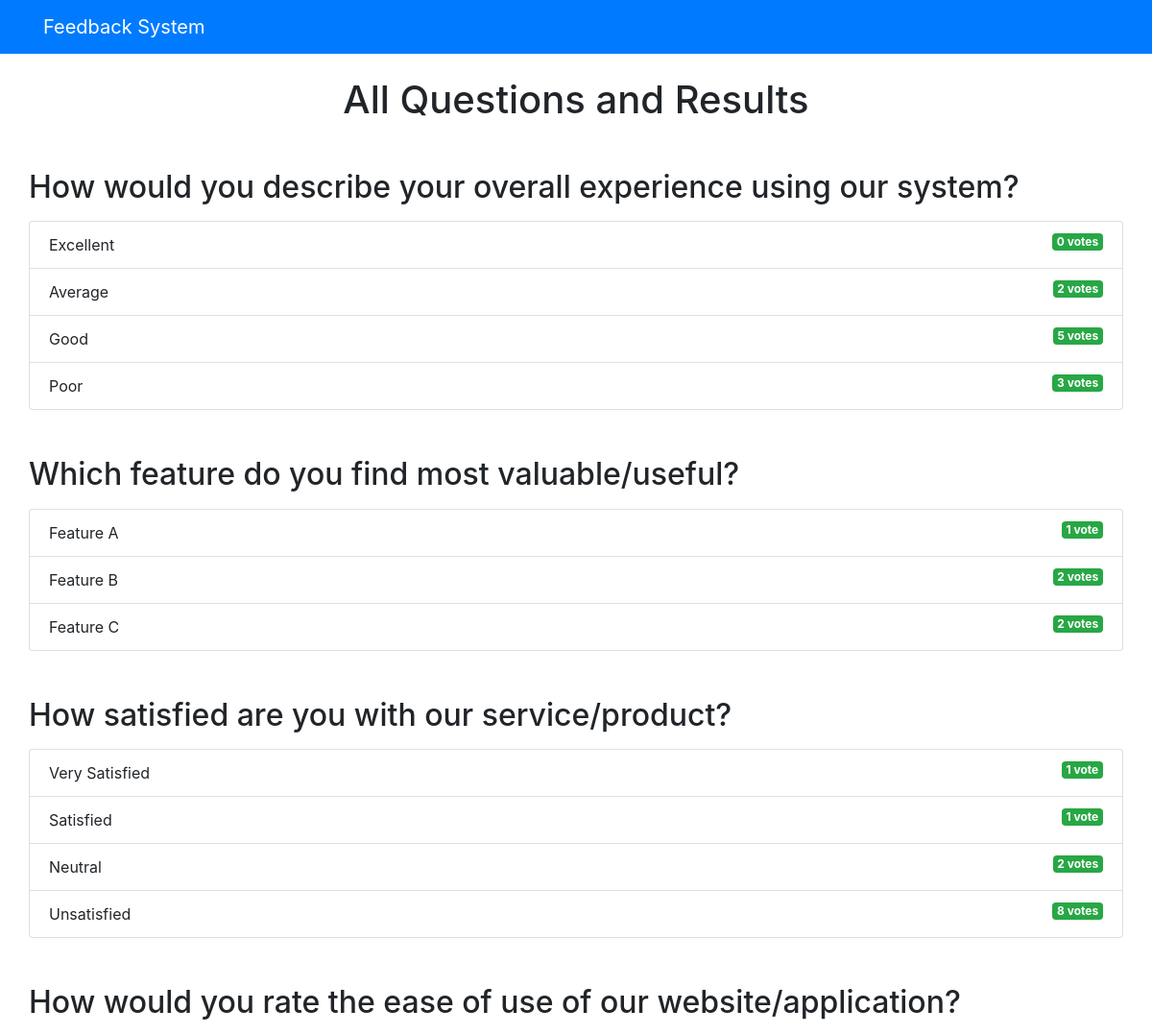
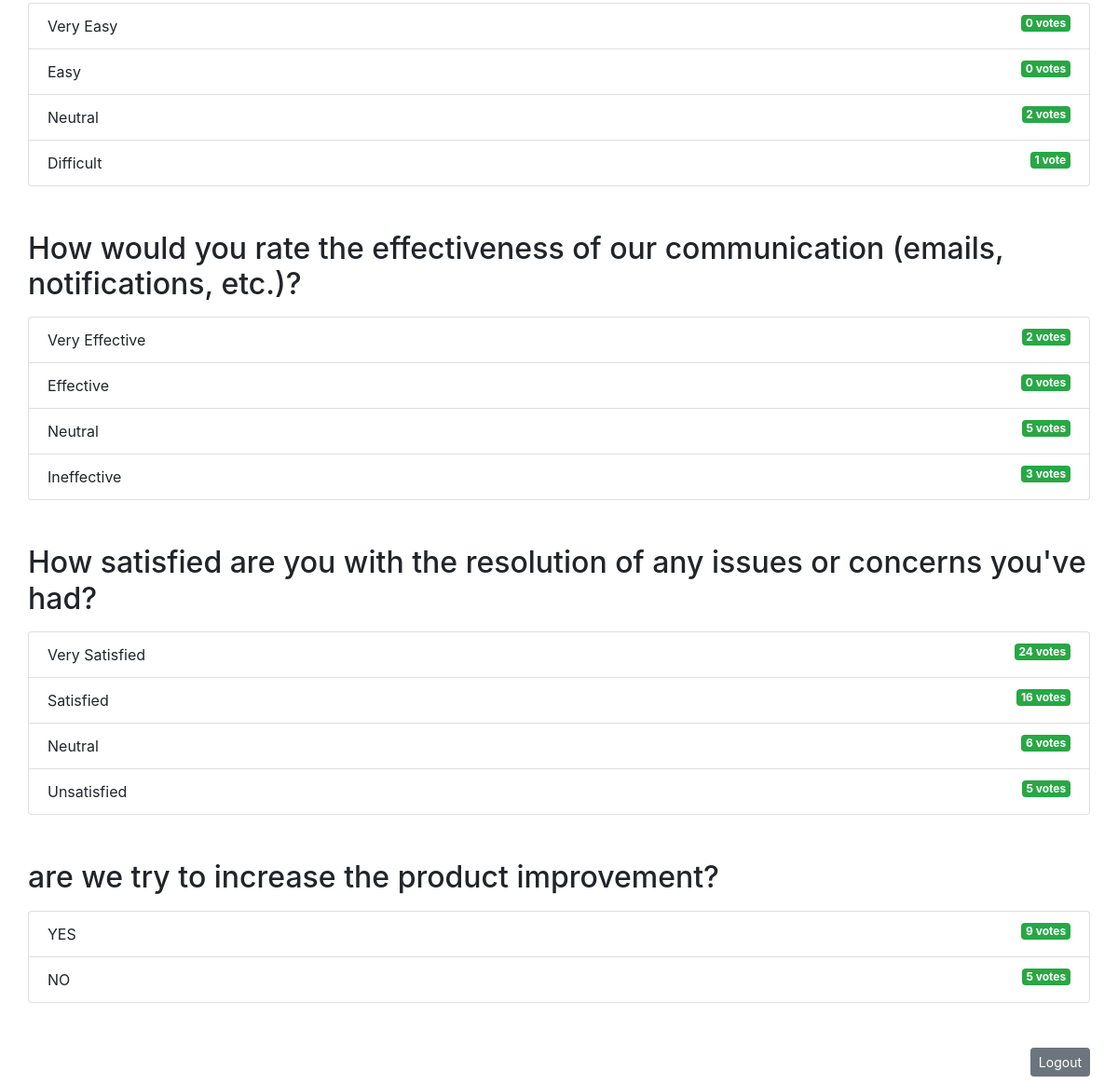
Screenshot of /polls/result/ with the database file from the repository (2 pictures, top to bottom).
### polls/models.py (models this page shows, shortened)
class Question(models.Model):
    question_text = models.CharField(max_length=200)
    pub_date = models.DateTimeField('Date published')

class Choice(models.Model):
    question = models.ForeignKey(Question, on_delete=models.CASCADE)
    choice_text = models.CharField(max_length=200)
    votes = models.IntegerField(default=0)

### polls/views.py (the view)
# urls.py: path('result/', views.result, name='result'),
def result(request):
    all_questions = Question.objects.all()
    return render(request, 'polls/result.html', {'all_questions': all_questions})

### templates/polls/result.html
{% extends 'base.html' %}
{% block content %}
    <h1 class="mb-5 text-center">All Questions and Results</h1>
    {% for question in all_questions %}
        <h2 class="mb-3">{{ question.question_text }}</h2>
        <ul class="list-group mb-5">
            {% for choice in question.choice_set.all %}
                <li class="list-group-item">
                    {{ choice.choice_text }}
                    <span class="badge badge-success float-right">{{ choice.votes }} vote{{ choice.votes | pluralize }}</span>
                </li>
            {% endfor %}
        </ul>
    {% endfor %}
    <a href="{% url 'polls:logout' %}" class="btn btn-secondary btn-sm float-right mb-2">Logout</a>
{% endblock %}

### templates/base.html (shortened to what this page needs)
<!DOCTYPE html>
<html lang="en">
<head>
    <link rel="stylesheet" href="https://stackpath.bootstrapcdn.com/bootstrap/4.4.1/css/bootstrap.min.css"
>
</head>
<body>
    {% include 'partials/_navbar.html'%}
    <div class="container">
        <div class="row">
            <div class=".col-md-6 m-auto">
                {% block content %}{% endblock%}
            </div>
        </div>
    </div>
</body>
</html>

### templates/partials/_navbar.html
<nav class="navbar navbar-dark bg-primary mb-4">
    <div class="container">
        <a class="navbar-brand" href="/">Feedback System</a>
    </div>
</nav>

### rows the page displays
Question: question_text "How would you describe your overall experience using our system?"
Choice: choice_text "Excellent", votes "0", votes|pluralize "s"
Choice: choice_text "Average", votes "2", votes|pluralize "s"
Choice: choice_text "Good", votes "5", votes|pluralize "s"
Choice: choice_text "Poor", votes "3", votes|pluralize "s"
Question: question_text "Which feature do you find most valuable/useful?"
Choice: choice_text "Feature A", votes "1"
Choice: choice_text "Feature B", votes "2", votes|pluralize "s"
Choice: choice_text "Feature C", votes "2", votes|pluralize "s"
Question: question_text "How satisfied are you with our service/product?"
Choice: choice_text "Very Satisfied", votes "1"
Choice: choice_text "Satisfied", votes "1"
Choice: choice_text "Neutral", votes "2", votes|pluralize "s"
Choice: choice_text "Unsatisfied", votes "8", votes|pluralize "s"
Question: question_text "How would you rate the ease of use of our website/application?"
Choice: choice_text "Very Easy", votes "0", votes|pluralize "s"
Choice: choice_text "Easy", votes "0", votes|pluralize "s"
Choice: choice_text "Neutral", votes "2", votes|pluralize "s"
Choice: choice_text "Difficult", votes "1"
Question: question_text "How would you rate the effectiveness of our communication (emails, notifications, etc.)?"
Choice: choice_text "Very Effective", votes "2", votes|pluralize "s"
Choice: choice_text "Effective", votes "0", votes|pluralize "s"
Choice: choice_text "Neutral", votes "5", votes|pluralize "s"
Choice: choice_text "Ineffective", votes "3", votes|pluralize "s"
Question: question_text "How satisfied are you with the resolution of any issues or concerns you've had?"
Choice: choice_text "Very Satisfied", votes "24", votes|pluralize "s"
Choice: choice_text "Satisfied", votes "16", votes|pluralize "s"
Choice: choice_text "Neutral", votes "6", votes|pluralize "s"
Choice: choice_text "Unsatisfied", votes "5", votes|pluralize "s"
Question: question_text "are we try to increase the product improvement?"
Choice: choice_text "YES", votes "9", votes|pluralize "s"
Choice: choice_text "NO", votes "5", votes|pluralize "s"
